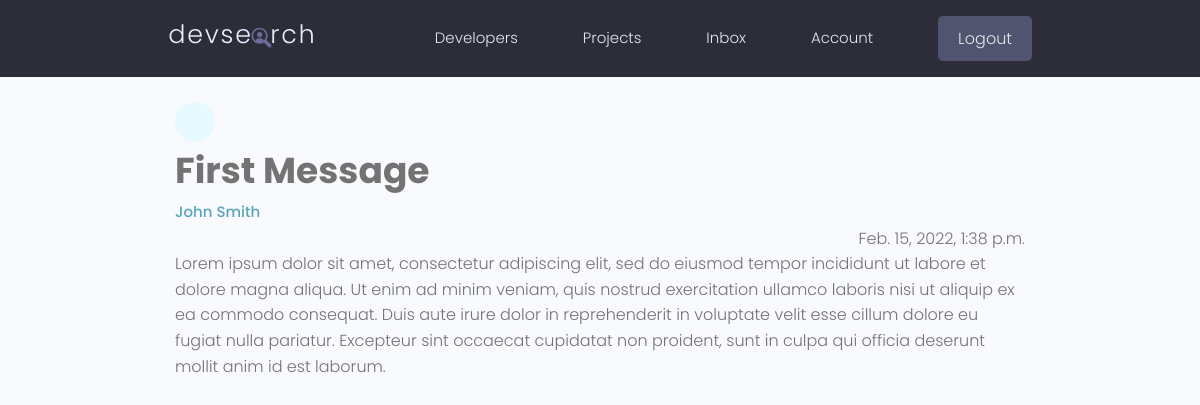
Page /message/8913e424-48e1-4974-a456-d289fa7de6dc/ (signed in) on the committed database.
### users/models.py (models this page shows, shortened)
class Message(models.Model):
    sender = models.ForeignKey(Profile, on_delete=models.SET_NULL, null=True, blank=True)
    recipient = models.ForeignKey(Profile, on_delete=models.SET_NULL, null=True, blank=True, related_name='messages')
    name = models.CharField(max_length=200, null=True, blank=True)
    email = models.EmailField(max_length=200, null=True, blank=True)
    subject = models.CharField(max_length=200, null=True, blank=True)
    body = models.TextField()
    is_read = models.BooleanField(default=False, null=True)
    created = models.DateTimeField(auto_now_add=True)
    id = models.UUIDField(default=uuid.uuid4, unique=True, primary_key=True, editable=False)
    class Meta:
        ordering = ['is_read', '-created']

### users/views.py (the view)
# urls.py: path('message/<str:pk>/', views.view_message, name='message'),
@login_required(login_url='login')
def view_message(request, pk):
    profile = request.user.profile
    cur_message = profile.messages.get(id=pk)
    if not cur_message.is_read:
        cur_message.is_read = True
        cur_message.save()
    context = {
        'message': cur_message
    }
    return render(request, 'users/message.html', context)

### users/templates/users/message.html (shortened to what this page needs)
{% extends 'main.html' %}
{% block content %}
    <div class="content-box">
      <div class="message">
        <a class="backButton" href="{% url 'inbox' %}"></a>
        <h2 class="message__subject">{{ message.subject }}</h2>
        {% if message.sender %}
            <a href="{% url 'user-profile' message.sender.id  %}" class="message__author">{{message.name}}</a>
        {% else %}
            <p class="message__author">{{message.name}}</p>
        {% endif %}
        <p class="message__date">{{ message.created}}</p>
        <div class="message__body">{{  message.body|linebreaks }}</div>
      </div>
    </div>
{% endblock %}

### static/styles/app.css (style rules this page uses)
:root { --color-sub: #2d2d39; }
.content-box { width: 95%; max-width: 85rem; margin: 0 auto; }
.message { padding: 2.5rem 0; }
.message > a { display: flex; gap: 1rem; }
.message__author, .message__date { flex-basis: 25%; }
.message__subject { flex-basis: 50%; }
.message__date { text-align: right; }
.backButton { background: var(--color-main-light); color: var(--color-main); width: 4rem; height: 4rem; display: flex; align-items: center; justify-content: center; border-radius: 50%; }

### static/uikit/styles/modules/_variables.css (style rules this page uses)
:root { --color-main: #5aa5b9; --color-main-light: #e6faff; --color-sub: #3f4156; --color-sub-light: #51546e; --color-sub-lighter: #ededfd; --color-text: #737373; --color-gray: #8b8b8b; --color-light: #e5e7eb; --color-light-gray: #767676; --color-bg: #f8fafd; --color-white: #fffefd; --color-white-light: #f3f3f3; --color-success: #359e64; --color-success-bg: #def8e8; --color-error: #fc4b0b; --color-error-bg: #fff2ee; --font-base: 'Poppins', arial, helvetica, 'Segoe UI', roboto, ubuntu, sans-serif; --font-monospace: 'Fira Code', 'Courier New', courier, monospace; --font-regular: 300; --font-medium: 500; --font-bold: 700; --generic-shadow: 1px 1px 5px #00000010; --generic-transition: all 0.3s ease-in-out; }

### static/uikit/styles/modules/_base.css (style rules this page uses)
* { margin: 0; padding: 0; box-sizing: border-box; text-rendering: optimizeLegibility; color: inherit; font-size: inherit; }
html { font-size: 50%; }
@media only screen and (min-width: 480px) { html { font-size: 56.25%; } }
@media only screen and (min-width: 1200px) { html { font-size: 62.5%; } }
body { line-height: 1.6; font-weight: 400; font-size: 1.5rem; color: var(--color-text); background-color: var(--color-bg); min-height: 100vh; }

### static/uikit/styles/modules/_typography.css (style rules this page uses)
* { font-family: var(--font-base); }
h2 { font-size: 3.6rem; font-weight: var(--font-bold); }
p, span, strong { font-size: 1.6rem; color: var(--color-text); font-weight: var(--font-regular); }
a { padding-bottom: 2px; text-decoration: none; display: inline-block; color: var(--color-main); font-weight: var(--font-medium); }

### rows in the picture
Message: subject "First Message", name "John Smith", created "Feb. 15, 2022, 1:38 p.m.", body "Lorem ipsum dolor sit amet, consectetur adipiscing elit, sed do eiusmod tempor incididunt ut labore et dolore magna aliqua. Ut enim ad minim veniam, quis nostrud exercitation ullamco laboris nisi ut aliquip ex ea commodo consequat. Duis aute irure dolor in reprehenderit in voluptate velit esse cillum dolore eu fugiat nulla pariatur. Excepteur sint occaecat cupidatat non proident, sunt in culpa qui officia deserunt mollit anim id est laborum."
